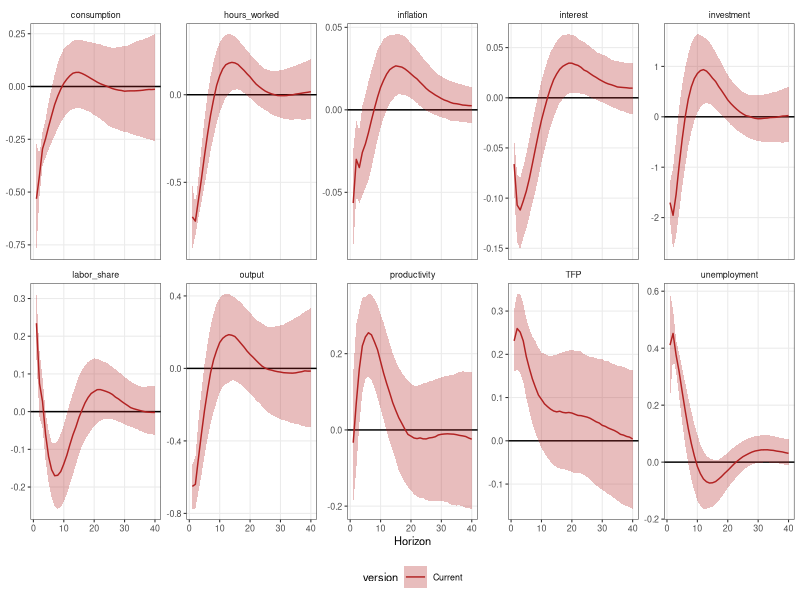
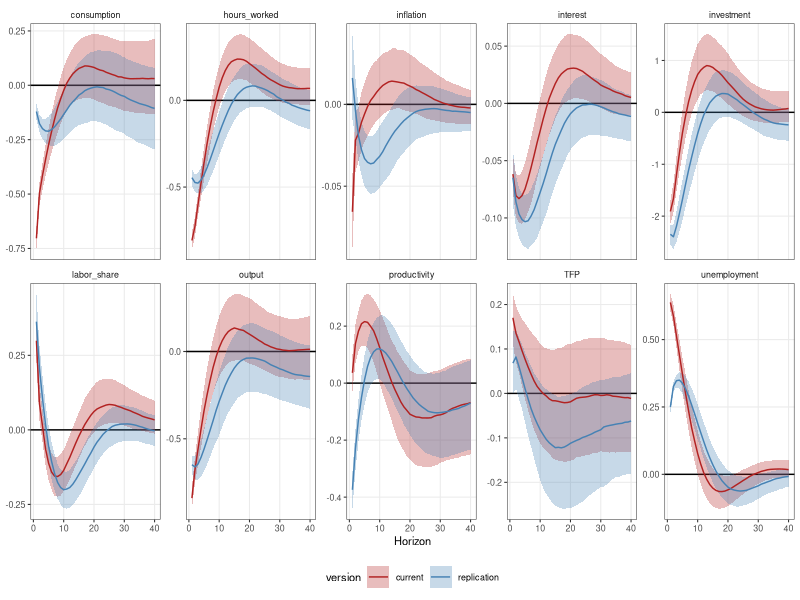
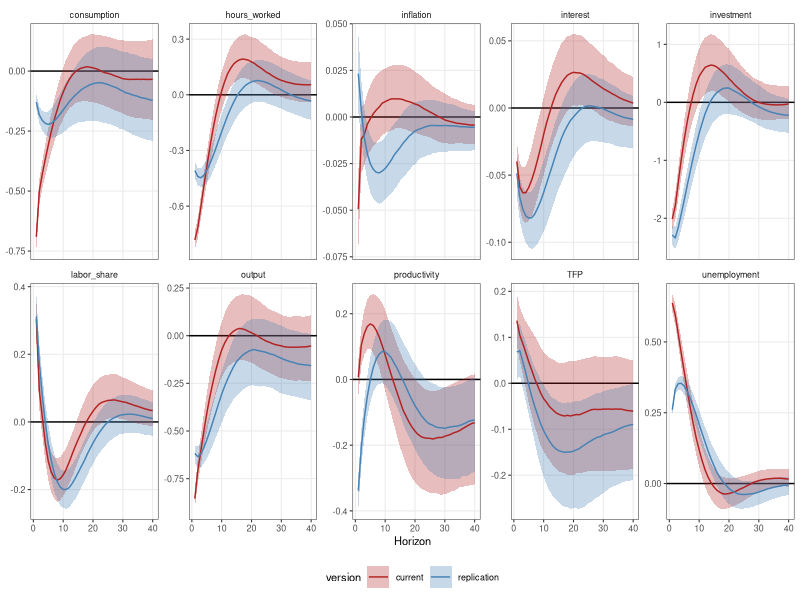

The R source for these figures, in order:
## ---- chunk 1
require(here)
require(data.table)
require(dplyr)
require(ggplot2)
## ---- chunk 2
rep_classical_df <- fread(here("./data/replicated_bca_classical_VAR_IRF_boot.csv"))
rep_bayesian_df <- fread(here("./data/replicated_bca_bayesian_VAR_IRF_bvartools.csv"))

curr_classical_df <- fread(here("./data/current_bca_classical_VAR_IRF_boot.csv"))
curr_bayesian_df <- fread(here("./data/current_bca_bayesian_VAR_IRF.csv"))

class_df <- rbindlist(list(rep_classical_df, curr_classical_df), fill = TRUE)
bay_df <- rbindlist(list(rep_bayesian_df, curr_bayesian_df), fill = TRUE)
## ---- chunk 3
class_df |>
    filter(model == "classical_fd" & version != "Original BCA") |>
    ggplot(aes(
        x = h,
        color = version,
        fill = version
    )) +
    geom_hline(yintercept = 0) +
    geom_ribbon(aes(ymin = lower, ymax = upper), color = NA, alpha = 0.3) +
    geom_line(aes(y = median)) +
    facet_wrap(vars(response), nrow = 2, scales = "free_y") +
    scale_color_manual(values = c("firebrick", "steelblue")) +
    scale_fill_manual(values = c("firebrick", "steelblue")) +
    labs(x = "Horizon", y = NULL) +
    theme_bw(base_size = 8) +
    theme(legend.position = "bottom", strip.background = element_blank(), panel.grid.minor = element_blank())
## ---- chunk 4
bay_df |>
    filter(model == "bayesian_fd" & version != "original") |>
    ggplot(aes(
        x = h,
        color = version,
        fill = version
    )) +
    geom_hline(yintercept = 0) +
    geom_ribbon(aes(ymin = lower, ymax = upper), color = NA, alpha = 0.3) +
    geom_line(aes(y = median)) +
    facet_wrap(vars(response), nrow = 2, scales = "free_y") +
    scale_color_manual(values = c("firebrick", "steelblue")) +
    scale_fill_manual(values = c("firebrick", "steelblue")) +
    labs(x = "Horizon", y = NULL) +
    theme_bw(base_size = 8) +
    theme(legend.position = "bottom", strip.background = element_blank(), panel.grid.minor = element_blank())
## ---- chunk 5
bay_df |>
    filter(model == "bayesian_td4" & version != "original") |>
    ggplot(aes(
        x = h,
        color = version,
        fill = version
    )) +
    geom_hline(yintercept = 0) +
    geom_ribbon(aes(ymin = lower, ymax = upper), color = NA, alpha = 0.3) +
    geom_line(aes(y = median)) +
    facet_wrap(vars(response), nrow = 2, scales = "free_y") +
    scale_color_manual(values = c("firebrick", "steelblue")) +
    scale_fill_manual(values = c("firebrick", "steelblue")) +
    labs(x = "Horizon", y = NULL) +
    theme_bw(base_size = 8) +
    theme(legend.position = "bottom", strip.background = element_blank(), panel.grid.minor = element_blank())
